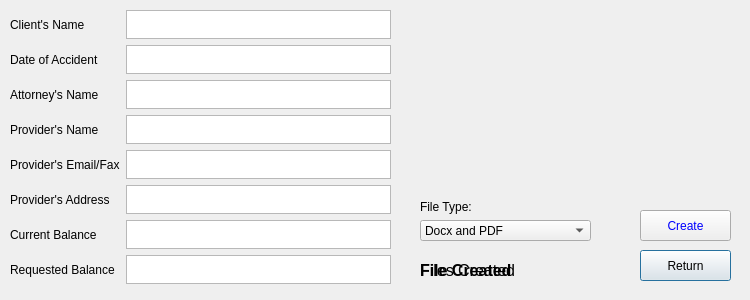
<?xml version="1.0" encoding="UTF-8"?>
<ui version="4.0">
 <class>Dialog</class>
 <widget class="QDialog" name="Dialog">
  <property name="geometry">
   <rect>
    <x>0</x>
    <y>0</y>
    <width>750</width>
    <height>300</height>
   </rect>
  </property>
  <property name="minimumSize">
   <size>
    <width>750</width>
    <height>300</height>
   </size>
  </property>
  <property name="cursor">
   <cursorShape>ArrowCursor</cursorShape>
  </property>
  <property name="windowTitle">
   <string>Dialog</string>
  </property>
  <widget class="QWidget" name="gridLayoutWidget">
   <property name="geometry">
    <rect>
     <x>10</x>
     <y>10</y>
     <width>381</width>
     <height>276</height>
    </rect>
   </property>
   <layout class="QGridLayout" name="gridLayout">
    <item row="0" column="1">
     <widget class="QTextEdit" name="textEdit">
      <property name="maximumSize">
       <size>
        <width>277</width>
        <height>29</height>
       </size>
      </property>
      <property name="font">
       <font>
        <pointsize>12</pointsize>
       </font>
      </property>
      <property name="tabChangesFocus">
       <bool>true</bool>
      </property>
      <property name="html">
       <string>&lt;!DOCTYPE HTML PUBLIC &quot;-//W3C//DTD HTML 4.0//EN&quot; &quot;http://www.w3.org/TR/REC-html40/strict.dtd&quot;&gt;
&lt;html&gt;&lt;head&gt;&lt;meta name=&quot;qrichtext&quot; content=&quot;1&quot; /&gt;&lt;style type=&quot;text/css&quot;&gt;
p, li { white-space: pre-wrap; }
&lt;/style&gt;&lt;/head&gt;&lt;body style=&quot; font-family:'MS Shell Dlg 2'; font-size:12pt; font-weight:400; font-style:normal;&quot;&gt;
&lt;p style=&quot;-qt-paragraph-type:empty; margin-top:0px; margin-bottom:0px; margin-left:0px; margin-right:0px; -qt-block-indent:0; text-indent:0px; font-size:8.25pt;&quot;&gt;&lt;br /&gt;&lt;/p&gt;&lt;/body&gt;&lt;/html&gt;</string>
      </property>
      <property name="acceptRichText">
       <bool>false</bool>
      </property>
     </widget>
    </item>
    <item row="7" column="0">
     <widget class="QLabel" name="label_9">
      <property name="text">
       <string>Requested Balance</string>
      </property>
     </widget>
    </item>
    <item row="4" column="0">
     <widget class="QLabel" name="label_6">
      <property name="text">
       <string>Provider's Email/Fax</string>
      </property>
     </widget>
    </item>
    <item row="3" column="0">
     <widget class="QLabel" name="label_5">
      <property name="text">
       <string>Provider's Name</string>
      </property>
     </widget>
    </item>
    <item row="2" column="0">
     <widget class="QLabel" name="label_3">
      <property name="text">
       <string>Attorney's Name</string>
      </property>
     </widget>
    </item>
    <item row="0" column="0">
     <widget class="QLabel" name="label">
      <property name="text">
       <string>Client's Name</string>
      </property>
     </widget>
    </item>
    <item row="6" column="0">
     <widget class="QLabel" name="label_4">
      <property name="text">
       <string>Current Balance</string>
      </property>
     </widget>
    </item>
    <item row="5" column="0">
     <widget class="QLabel" name="label_7">
      <property name="text">
       <string>Provider's Address</string>
      </property>
     </widget>
    </item>
    <item row="1" column="0">
     <widget class="QLabel" name="label_2">
      <property name="text">
       <string>Date of Accident</string>
      </property>
     </widget>
    </item>
    <item row="1" column="1">
     <widget class="QTextEdit" name="textEdit_2">
      <property name="maximumSize">
       <size>
        <width>277</width>
        <height>29</height>
       </size>
      </property>
      <property name="font">
       <font>
        <pointsize>12</pointsize>
       </font>
      </property>
      <property name="tabChangesFocus">
       <bool>true</bool>
      </property>
      <property name="html">
       <string>&lt;!DOCTYPE HTML PUBLIC &quot;-//W3C//DTD HTML 4.0//EN&quot; &quot;http://www.w3.org/TR/REC-html40/strict.dtd&quot;&gt;
&lt;html&gt;&lt;head&gt;&lt;meta name=&quot;qrichtext&quot; content=&quot;1&quot; /&gt;&lt;style type=&quot;text/css&quot;&gt;
p, li { white-space: pre-wrap; }
&lt;/style&gt;&lt;/head&gt;&lt;body style=&quot; font-family:'MS Shell Dlg 2'; font-size:12pt; font-weight:400; font-style:normal;&quot;&gt;
&lt;p style=&quot;-qt-paragraph-type:empty; margin-top:0px; margin-bottom:0px; margin-left:0px; margin-right:0px; -qt-block-indent:0; text-indent:0px; font-size:8.25pt;&quot;&gt;&lt;br /&gt;&lt;/p&gt;&lt;/body&gt;&lt;/html&gt;</string>
      </property>
      <property name="acceptRichText">
       <bool>false</bool>
      </property>
     </widget>
    </item>
    <item row="2" column="1">
     <widget class="QTextEdit" name="textEdit_3">
      <property name="maximumSize">
       <size>
        <width>277</width>
        <height>29</height>
       </size>
      </property>
      <property name="font">
       <font>
        <pointsize>12</pointsize>
       </font>
      </property>
      <property name="tabChangesFocus">
       <bool>true</bool>
      </property>
      <property name="html">
       <string>&lt;!DOCTYPE HTML PUBLIC &quot;-//W3C//DTD HTML 4.0//EN&quot; &quot;http://www.w3.org/TR/REC-html40/strict.dtd&quot;&gt;
&lt;html&gt;&lt;head&gt;&lt;meta name=&quot;qrichtext&quot; content=&quot;1&quot; /&gt;&lt;style type=&quot;text/css&quot;&gt;
p, li { white-space: pre-wrap; }
&lt;/style&gt;&lt;/head&gt;&lt;body style=&quot; font-family:'MS Shell Dlg 2'; font-size:12pt; font-weight:400; font-style:normal;&quot;&gt;
&lt;p style=&quot;-qt-paragraph-type:empty; margin-top:0px; margin-bottom:0px; margin-left:0px; margin-right:0px; -qt-block-indent:0; text-indent:0px; font-size:8.25pt;&quot;&gt;&lt;br /&gt;&lt;/p&gt;&lt;/body&gt;&lt;/html&gt;</string>
      </property>
      <property name="acceptRichText">
       <bool>false</bool>
      </property>
     </widget>
    </item>
    <item row="3" column="1">
     <widget class="QTextEdit" name="textEdit_4">
      <property name="maximumSize">
       <size>
        <width>277</width>
        <height>29</height>
       </size>
      </property>
      <property name="font">
       <font>
        <pointsize>12</pointsize>
       </font>
      </property>
      <property name="tabChangesFocus">
       <bool>true</bool>
      </property>
      <property name="html">
       <string>&lt;!DOCTYPE HTML PUBLIC &quot;-//W3C//DTD HTML 4.0//EN&quot; &quot;http://www.w3.org/TR/REC-html40/strict.dtd&quot;&gt;
&lt;html&gt;&lt;head&gt;&lt;meta name=&quot;qrichtext&quot; content=&quot;1&quot; /&gt;&lt;style type=&quot;text/css&quot;&gt;
p, li { white-space: pre-wrap; }
&lt;/style&gt;&lt;/head&gt;&lt;body style=&quot; font-family:'MS Shell Dlg 2'; font-size:12pt; font-weight:400; font-style:normal;&quot;&gt;
&lt;p style=&quot;-qt-paragraph-type:empty; margin-top:0px; margin-bottom:0px; margin-left:0px; margin-right:0px; -qt-block-indent:0; text-indent:0px; font-size:8.25pt;&quot;&gt;&lt;br /&gt;&lt;/p&gt;&lt;/body&gt;&lt;/html&gt;</string>
      </property>
      <property name="acceptRichText">
       <bool>false</bool>
      </property>
     </widget>
    </item>
    <item row="4" column="1">
     <widget class="QTextEdit" name="textEdit_5">
      <property name="maximumSize">
       <size>
        <width>277</width>
        <height>29</height>
       </size>
      </property>
      <property name="font">
       <font>
        <pointsize>12</pointsize>
       </font>
      </property>
      <property name="tabChangesFocus">
       <bool>true</bool>
      </property>
      <property name="html">
       <string>&lt;!DOCTYPE HTML PUBLIC &quot;-//W3C//DTD HTML 4.0//EN&quot; &quot;http://www.w3.org/TR/REC-html40/strict.dtd&quot;&gt;
&lt;html&gt;&lt;head&gt;&lt;meta name=&quot;qrichtext&quot; content=&quot;1&quot; /&gt;&lt;style type=&quot;text/css&quot;&gt;
p, li { white-space: pre-wrap; }
&lt;/style&gt;&lt;/head&gt;&lt;body style=&quot; font-family:'MS Shell Dlg 2'; font-size:12pt; font-weight:400; font-style:normal;&quot;&gt;
&lt;p style=&quot;-qt-paragraph-type:empty; margin-top:0px; margin-bottom:0px; margin-left:0px; margin-right:0px; -qt-block-indent:0; text-indent:0px; font-size:8.25pt;&quot;&gt;&lt;br /&gt;&lt;/p&gt;&lt;/body&gt;&lt;/html&gt;</string>
      </property>
      <property name="acceptRichText">
       <bool>false</bool>
      </property>
     </widget>
    </item>
    <item row="5" column="1">
     <widget class="QTextEdit" name="textEdit_6">
      <property name="maximumSize">
       <size>
        <width>277</width>
        <height>29</height>
       </size>
      </property>
      <property name="font">
       <font>
        <pointsize>12</pointsize>
       </font>
      </property>
      <property name="tabChangesFocus">
       <bool>true</bool>
      </property>
      <property name="html">
       <string>&lt;!DOCTYPE HTML PUBLIC &quot;-//W3C//DTD HTML 4.0//EN&quot; &quot;http://www.w3.org/TR/REC-html40/strict.dtd&quot;&gt;
&lt;html&gt;&lt;head&gt;&lt;meta name=&quot;qrichtext&quot; content=&quot;1&quot; /&gt;&lt;style type=&quot;text/css&quot;&gt;
p, li { white-space: pre-wrap; }
&lt;/style&gt;&lt;/head&gt;&lt;body style=&quot; font-family:'MS Shell Dlg 2'; font-size:12pt; font-weight:400; font-style:normal;&quot;&gt;
&lt;p style=&quot;-qt-paragraph-type:empty; margin-top:0px; margin-bottom:0px; margin-left:0px; margin-right:0px; -qt-block-indent:0; text-indent:0px; font-size:8.25pt;&quot;&gt;&lt;br /&gt;&lt;/p&gt;&lt;/body&gt;&lt;/html&gt;</string>
      </property>
      <property name="acceptRichText">
       <bool>false</bool>
      </property>
     </widget>
    </item>
    <item row="6" column="1">
     <widget class="QTextEdit" name="textEdit_7">
      <property name="maximumSize">
       <size>
        <width>277</width>
        <height>29</height>
       </size>
      </property>
      <property name="font">
       <font>
        <pointsize>12</pointsize>
       </font>
      </property>
      <property name="tabChangesFocus">
       <bool>true</bool>
      </property>
      <property name="html">
       <string>&lt;!DOCTYPE HTML PUBLIC &quot;-//W3C//DTD HTML 4.0//EN&quot; &quot;http://www.w3.org/TR/REC-html40/strict.dtd&quot;&gt;
&lt;html&gt;&lt;head&gt;&lt;meta name=&quot;qrichtext&quot; content=&quot;1&quot; /&gt;&lt;style type=&quot;text/css&quot;&gt;
p, li { white-space: pre-wrap; }
&lt;/style&gt;&lt;/head&gt;&lt;body style=&quot; font-family:'MS Shell Dlg 2'; font-size:12pt; font-weight:400; font-style:normal;&quot;&gt;
&lt;p style=&quot;-qt-paragraph-type:empty; margin-top:0px; margin-bottom:0px; margin-left:0px; margin-right:0px; -qt-block-indent:0; text-indent:0px; font-size:8.25pt;&quot;&gt;&lt;br /&gt;&lt;/p&gt;&lt;/body&gt;&lt;/html&gt;</string>
      </property>
      <property name="acceptRichText">
       <bool>false</bool>
      </property>
     </widget>
    </item>
    <item row="7" column="1">
     <widget class="QTextEdit" name="textEdit_8">
      <property name="maximumSize">
       <size>
        <width>277</width>
        <height>29</height>
       </size>
      </property>
      <property name="font">
       <font>
        <pointsize>12</pointsize>
       </font>
      </property>
      <property name="tabChangesFocus">
       <bool>true</bool>
      </property>
      <property name="html">
       <string>&lt;!DOCTYPE HTML PUBLIC &quot;-//W3C//DTD HTML 4.0//EN&quot; &quot;http://www.w3.org/TR/REC-html40/strict.dtd&quot;&gt;
&lt;html&gt;&lt;head&gt;&lt;meta name=&quot;qrichtext&quot; content=&quot;1&quot; /&gt;&lt;style type=&quot;text/css&quot;&gt;
p, li { white-space: pre-wrap; }
&lt;/style&gt;&lt;/head&gt;&lt;body style=&quot; font-family:'MS Shell Dlg 2'; font-size:12pt; font-weight:400; font-style:normal;&quot;&gt;
&lt;p style=&quot;-qt-paragraph-type:empty; margin-top:0px; margin-bottom:0px; margin-left:0px; margin-right:0px; -qt-block-indent:0; text-indent:0px; font-size:8.25pt;&quot;&gt;&lt;br /&gt;&lt;/p&gt;&lt;/body&gt;&lt;/html&gt;</string>
      </property>
      <property name="acceptRichText">
       <bool>false</bool>
      </property>
     </widget>
    </item>
   </layout>
  </widget>
  <widget class="QPushButton" name="pushButton_2">
   <property name="geometry">
    <rect>
     <x>640</x>
     <y>250</y>
     <width>91</width>
     <height>31</height>
    </rect>
   </property>
   <property name="focusPolicy">
    <enum>Qt::StrongFocus</enum>
   </property>
   <property name="text">
    <string>Return</string>
   </property>
  </widget>
  <widget class="QWidget" name="verticalLayoutWidget">
   <property name="geometry">
    <rect>
     <x>420</x>
     <y>200</y>
     <width>171</width>
     <height>41</height>
    </rect>
   </property>
   <layout class="QVBoxLayout" name="verticalLayout">
    <item>
     <widget class="QLabel" name="label_10">
      <property name="text">
       <string>File Type:</string>
      </property>
     </widget>
    </item>
    <item>
     <widget class="QComboBox" name="comboBox">
      <property name="focusPolicy">
       <enum>Qt::NoFocus</enum>
      </property>
      <item>
       <property name="text">
        <string>Docx and PDF</string>
       </property>
      </item>
      <item>
       <property name="text">
        <string>Only Docx</string>
       </property>
      </item>
     </widget>
    </item>
   </layout>
  </widget>
  <widget class="QPushButton" name="pushButton">
   <property name="geometry">
    <rect>
     <x>640</x>
     <y>210</y>
     <width>91</width>
     <height>31</height>
    </rect>
   </property>
   <property name="focusPolicy">
    <enum>Qt::StrongFocus</enum>
   </property>
   <property name="styleSheet">
    <string notr="true">color: rgb(0, 0, 255);</string>
   </property>
   <property name="text">
    <string>Create</string>
   </property>
  </widget>
  <widget class="QLabel" name="label_11">
   <property name="geometry">
    <rect>
     <x>420</x>
     <y>0</y>
     <width>311</width>
     <height>141</height>
    </rect>
   </property>
   <property name="text">
    <string/>
   </property>
   <property name="pixmap">
    <pixmap>../placeholders/DashnerLogo.jpg</pixmap>
   </property>
  </widget>
  <widget class="QLabel" name="label_12">
   <property name="geometry">
    <rect>
     <x>420</x>
     <y>260</y>
     <width>101</width>
     <height>21</height>
    </rect>
   </property>
   <property name="text">
    <string>&lt;html&gt;&lt;head/&gt;&lt;body&gt;&lt;p&gt;&lt;span style=&quot; font-size:12pt; font-weight:600;&quot;&gt;File Created&lt;/span&gt;&lt;/p&gt;&lt;/body&gt;&lt;/html&gt;</string>
   </property>
  </widget>
  <widget class="QLabel" name="label_13">
   <property name="geometry">
    <rect>
     <x>420</x>
     <y>260</y>
     <width>111</width>
     <height>21</height>
    </rect>
   </property>
   <property name="text">
    <string>&lt;html&gt;&lt;head/&gt;&lt;body&gt;&lt;p&gt;&lt;span style=&quot; font-size:12pt;&quot;&gt;Files Created&lt;/span&gt;&lt;/p&gt;&lt;/body&gt;&lt;/html&gt;</string>
   </property>
  </widget>
 </widget>
 <tabstops>
  <tabstop>textEdit</tabstop>
  <tabstop>textEdit_2</tabstop>
  <tabstop>textEdit_3</tabstop>
  <tabstop>textEdit_4</tabstop>
  <tabstop>textEdit_5</tabstop>
  <tabstop>textEdit_6</tabstop>
  <tabstop>textEdit_7</tabstop>
  <tabstop>textEdit_8</tabstop>
  <tabstop>pushButton</tabstop>
  <tabstop>pushButton_2</tabstop>
 </tabstops>
 <resources/>
 <connections/>
</ui>
